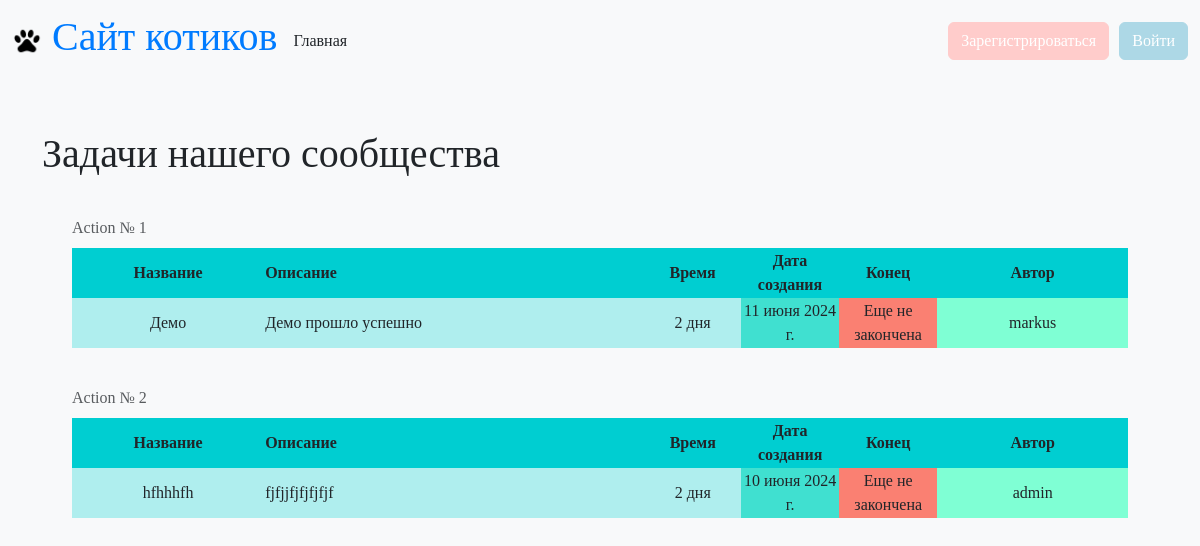
Before: / with the older database file.
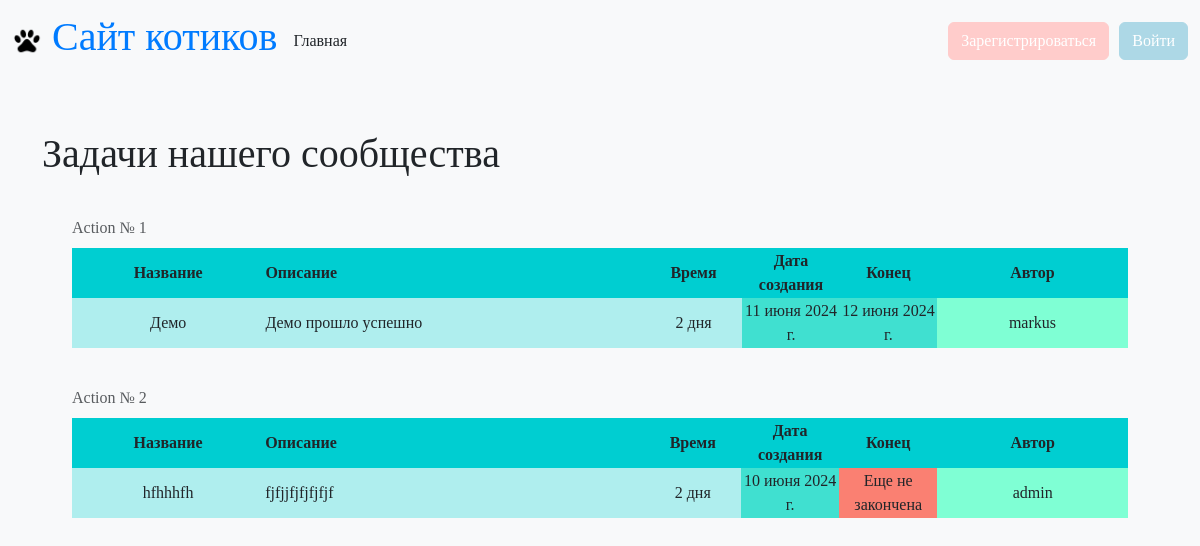
After: the same page with the newer database file.
### main/models.py (models this page shows, shortened)
class Task(models.Model):
    user = models.ForeignKey(settings.AUTH_USER_MODEL, on_delete=models.CASCADE, verbose_name='Пользователь', related_name='tasks', default=None, null=True)
    title = models.CharField('Название', max_length=100, null=False, blank=False)
    task = models.TextField('Описание', null=False, blank=False)
    work_size = models.CharField('Время на задачу', max_length=100, null=True)
    start_date = models.DateField('Дата начала', default=None, null=True)
    end_date = models.DateField('Дата окончания', default=None, null=True)
    is_finished = models.BooleanField('Закончена?', default=False)
    class Meta:
        verbose_name = 'Задача'
        verbose_name_plural = 'Задачи'

class User(AbstractUser):
    username = models.CharField(max_length=100, unique=True, null=False, blank=False, default='username')
    name = models.CharField(max_length=100, null=False, blank=False, default='default name')
    surname = models.CharField(max_length=100, null=True)
    email = models.EmailField(unique=True, null=False, blank=False, default='default@example.com')
    birth_date = models.DateField(null=True)
    city = models.CharField(max_length=100, null=False, blank=False, default='default city')
    toy = models.CharField(max_length=100, null=False, blank=False, default='default toy')
    modified_date = models.DateTimeField(default=timezone.now)

### main/views.py (the view)
# urls.py: path('', views.index_page, name='home'),
def index_page(request):
    params = {}
    tasks = Task.objects.all()
    tasks = tasks[::-1]
    params['tasks'] = tasks
    return render(request, 'main/index.html', params)

### main/templates/main/index.html (shortened to what this page needs)
{% extends "main/base.html" %}
{% block content %}
<br>
<h1>Задачи нашего сообщества</h1>
{% for item in tasks %}
  <div class="table_container" style="margin: 30px;">
    <table class="my_table">
        <caption style="caption-side: top;">Action № {{ forloop.counter }}</caption>
        <tr class="my_row">
            <th style="width: 200px; background-color: #00CED1; text-align: center;">Название</th>
            <th style="width: 400px; background-color: #00CED1;">Описание</th>
          <th style="width: 100px; background-color: #00CED1; text-align: center;">Время</th>
          <th style="width: 100px; background-color: #00CED1; text-align: center;">Дата создания</th>
          <th style="width: 100px; background-color: #00CED1; text-align: center;">Конец</th>
          <th style="width: 200px; background-color: #00CED1; text-align: center;">Автор</th>
        </tr>
        <tr class="my_row">
            <td style="height: 50px; background-color: #AFEEEE; text-align: center;">{{ item.title }}</td>
            <td style="background-color: #AFEEEE;">{{ item.task }}</td>
            <td style="background-color: #AFEEEE; text-align: center;">{{ item.work_size }}</td>
            <td style="background-color: #40E0D0; text-align: center;">{{ item.start_date }}</td>
            {% if item.end_date %}
            <td style="background-color: #40E0D0; text-align: center;">{{ item.end_date }}</td>
            {% else %}
            <td style="background-color: #FA8072; text-align: center;">Еще не закончена</td>
            {% endif %}
            <td style="background-color: #7FFFD4; text-align: center;">{{ item.user.username }}</td>
        </tr>
    </table>
  </div>
{% endfor %}
{% endblock %}

Changed rows visible on the page:
changed Task "Демо": end_date (not shown) → "12 июня 2024 г."; no longer shows "Еще не закончена"
